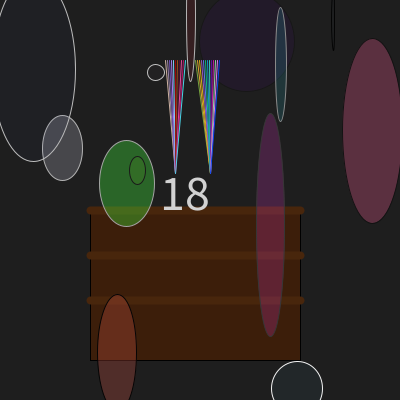
Frame 1 (no input)
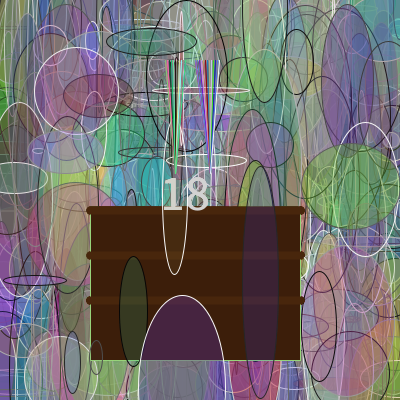
Frame 60 (the mouse pressed at the canvas centre just before this capture)
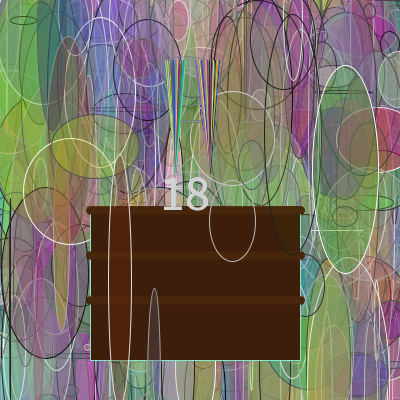
Frame 120 (the mouse held since frame 60 and released just before this capture)

The Processing sketch that drew these frames (run headless with seeded random() and noise(); from frame 60 on, the mouse is pressed at the canvas centre):

// Processing sketch: processing_125414
// ── processing_125414.pde

/*18anos, yaaay, parabens, uhu ~o~ */




float cor(){
  float i;
  i = random(255);
  return i;
}
float bola(){
  float b;
  b=random(100);
  return b;
}

float area(){
  float a;
  a=random(400);
  return a;
}

void draw(){

fill(60,30,10);
rect(90,210,210,150);

for(int y=210; y<=310; y+=45){
  stroke(72,38,12);
  strokeWeight(8);
  line(90,y,300,y);
}


fill(210);
textSize(50);
text("18",160,210);
  
  for(int y=195; y<=220; y+=2){
    stroke(cor());
    strokeWeight(1);
    fill(cor(),cor(),cor(),bola());
    ellipse(area(),area(),bola(),cor());
 }
 for(int y=165; y<=185; y+=2){
    stroke(cor(),cor(),cor());
    strokeWeight(1);
    line(175,173,y,60);
  }
 for(int y=195; y<=220; y+=2){
    stroke(cor(),cor(),cor());
    strokeWeight(1);
    line(210,173,y,60);
 }
}
  
   void setup(){
   size(400,400);
   background(30);
 }
